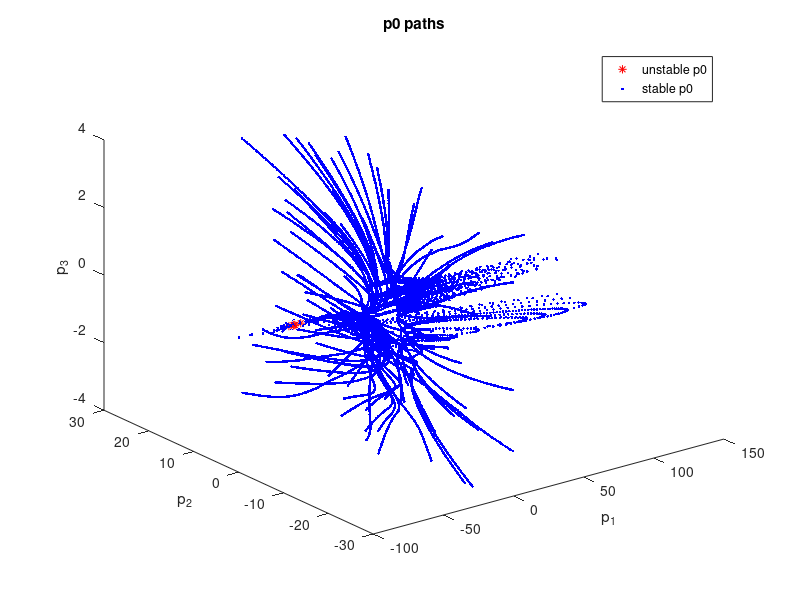

Here is the MATLAB script that generated this plot:
function output = plotconjpath

% Goal: plot path of one rod's p0s from start through to end
% Differentiate between stable and unstable p0 locations

% Load the data method 1
% filename = sprintf('plotp0_%i',i)
load('plotp0_1')

% Go through output_tester for each n and plot every p0
unstablep0 = [];
stablep0 = [];
for n = 1:100
    
    for m = 1:199
        
       if ~isempty(output_tester(n,m).tconj)
           % store that p0 as unstable
           unstablep0 = [unstablep0; output_tester(n,m).startp0];
       else
          % store that p0 as stable 
           stablep0 = [stablep0; output_tester(n,m).startp0];
       end
        
    end
    
end

% plot it all at the end
figure(1)
view(3)
hold on
if ~isempty(unstablep0)
plot3(unstablep0(:,1), unstablep0(:,2), ...
    unstablep0(:,3), '*r')
end
if ~isempty(stablep0)
plot3(stablep0(:,1),stablep0(:,2),...
             stablep0(:,3), '.b')
end
% title method 1
title('p0 paths')
legend('unstable p0','stable p0','Location', 'Best')
xlabel('p_1')
ylabel('p_2')
zlabel('p_3')
end
